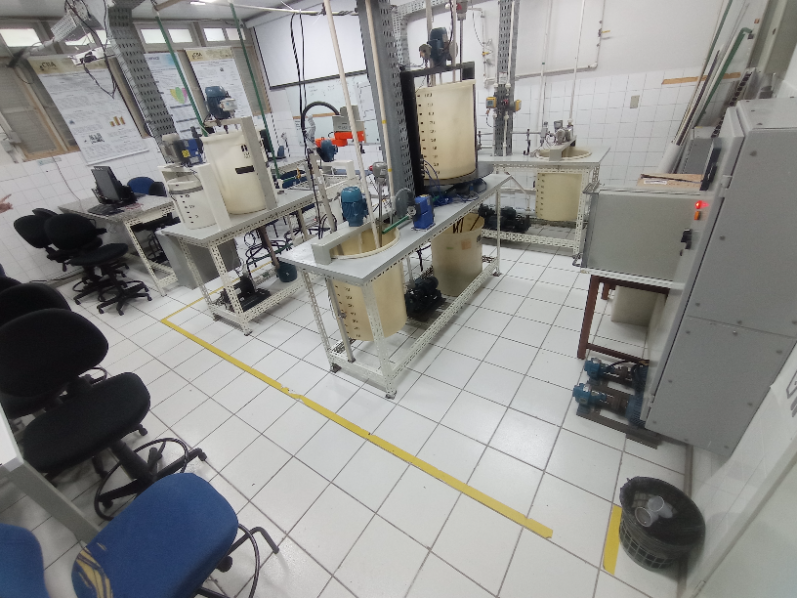
#> input picture imagens/original1.jpg, 797 x 598 px
$ python homogopencv.py
#> lines starting #> are read from the running program, lines starting #| are printed output that depends on the picture
### homog/featuresutil.py
import cv2 as cv
from math import sqrt
import types

import numpy as np


# [19 lines left out: functions res_img, distancia_entre_pontos, not called in this run]

def retangulo2(ponto_topo_esquerdo, ponto_base_direita, imagem):

    cv.rectangle(imagem, ponto_topo_esquerdo, ponto_base_direita, (0, 255, 0), 5)
    return imagem

def retangulo(ponto_topo_esquerdo, ponto_base_direita, imagem, invertePontos=False):

    if invertePontos:
        x_anterior = ponto_topo_esquerdo[0]
        ponto_topo_esquerdo[0] = ponto_base_direita[0]
        ponto_base_direita[0] = x_anterior

    cv.rectangle(imagem, ponto_topo_esquerdo, ponto_base_direita, (0, 255, 0), 5)
    return imagem

def circulo(ponto, raio, imagem):
    cv.circle(imagem, ponto, raio, (255, 0, 0), 3)
    return imagem

# [167 lines left out: functions reta2, reta, pontos, linha, sift_detectores_e_descritores, orb_detectores_e_descritores and 2 more, not called in this run]
    #return kp1, kp2, matches

### homog/homogopencv.py
import cv2
import numpy as np
import featuresutil as ft

im_src = cv2.imread('../imagens/original1.jpg')
#> im_src is the input picture: shape (598, 797, 3); mean B, G, R 139, 141, 140.8
imagem_redimensionada = cv2.imread('../imagens/imagem1_redimensionada.jpg')
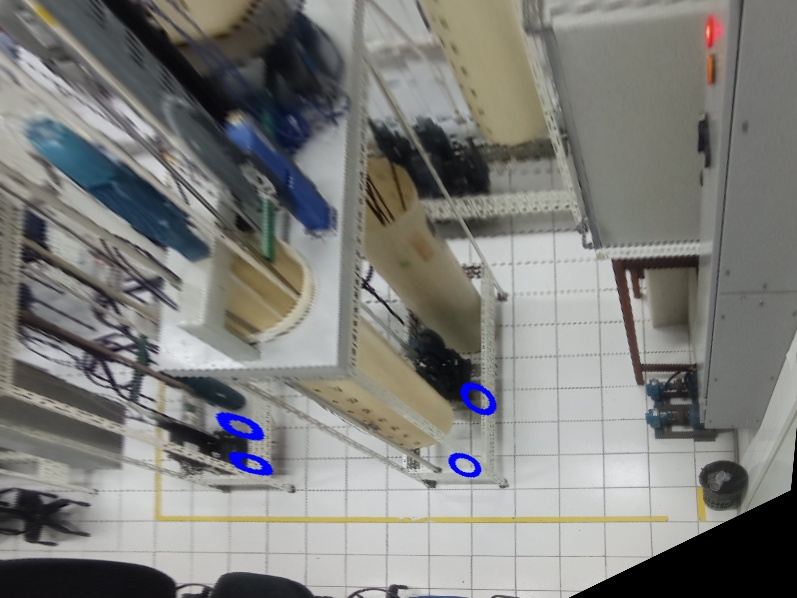
#> input picture imagens/imagem1_redimensionada.jpg, 797 x 598 px
#> imagem_redimensionada is the input picture: shape (598, 797, 3); mean B, G, R 123.2, 126.4, 126.5

#ponto_1 = [357, 227]
#ponto_2 = [378, 365]

ponto_1 = [357, 227]
ponto_2 = [375, 365]

ponto_11 = [424, 228]
ponto_22 = [430, 323]

terceito_motor_inicio, terceito_motor_fim = [195, 163], [250, 310]
quarto_motor_inicio, quarto_motor_fim = [224, 119], [274, 290]
# pontos do retângulo
ponto1_retangulo_1, ponto2_retangulo_1 = [429, 488], [502, 297]
ponto1_retangulo_2, ponto2_retangulo_2 = [223, 297], [291, 493]


# [8 lines of commented-out code are left out]
im_src = ft.circulo(ponto_2, 10, im_src)
im_src = ft.circulo(ponto_22, 10, im_src)
im_src = ft.circulo(terceito_motor_fim, 7, im_src)
im_src = ft.circulo(quarto_motor_fim, 7, im_src)

#final = ft.retangulo(ponto_retangulo_1, ponto_retangulo_2, imagem_redimensionada, True)

##im_src = ft.reta(ponto_1, ponto_2, im_src)
##im_src = ft.reta(ponto_11, ponto_22, im_src)


## imagem 1
pts_src = np.array([370, 203, 161, 318, 603, 563, 679, 252]).reshape((4, 2))

## imagem 1
pts_dst = np.array([152, 177, 152, 517, 699, 518, 699, 178]).reshape((4, 2))

# Calculate Homography
h, status = cv2.findHomography(pts_src, pts_dst)

# Warp source image to destination based on homography
#im_out = cv2.warpPerspective(im_src, h, (im_src.shape[1], im_src.shape[0]))
im_out = cv2.warpPerspective(im_src, h, (im_src.shape[1], im_src.shape[0]))

final = ft.retangulo(ponto1_retangulo_1, ponto2_retangulo_1, imagem_redimensionada, True)
final = ft.retangulo2(ponto1_retangulo_2, ponto2_retangulo_2, imagem_redimensionada)
#> in retangulo2, `cv.rectangle(imagem, ponto_topo_esquerdo, ponto_base_direita, (0, 255,..`:
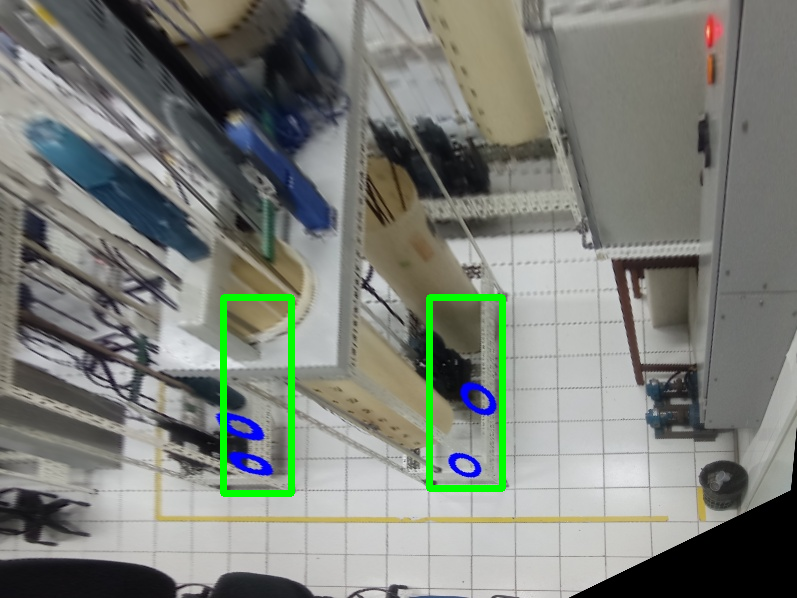
#> imagem: shape (598, 797, 3); mean B, G, R 121.2, 128.3, 124.4
cv2.imshow('Original', im_src)
cv2.imshow("findHomo", final)
#cv2.imshow("Nova imagem", nova_imagem)

cv2.imwrite('../imagens/imagem1_redimensionada.jpg', im_out)
cv2.imwrite('../imagens/imagem1_redimensionada2.jpg', final)

cv2.waitKey(0)
